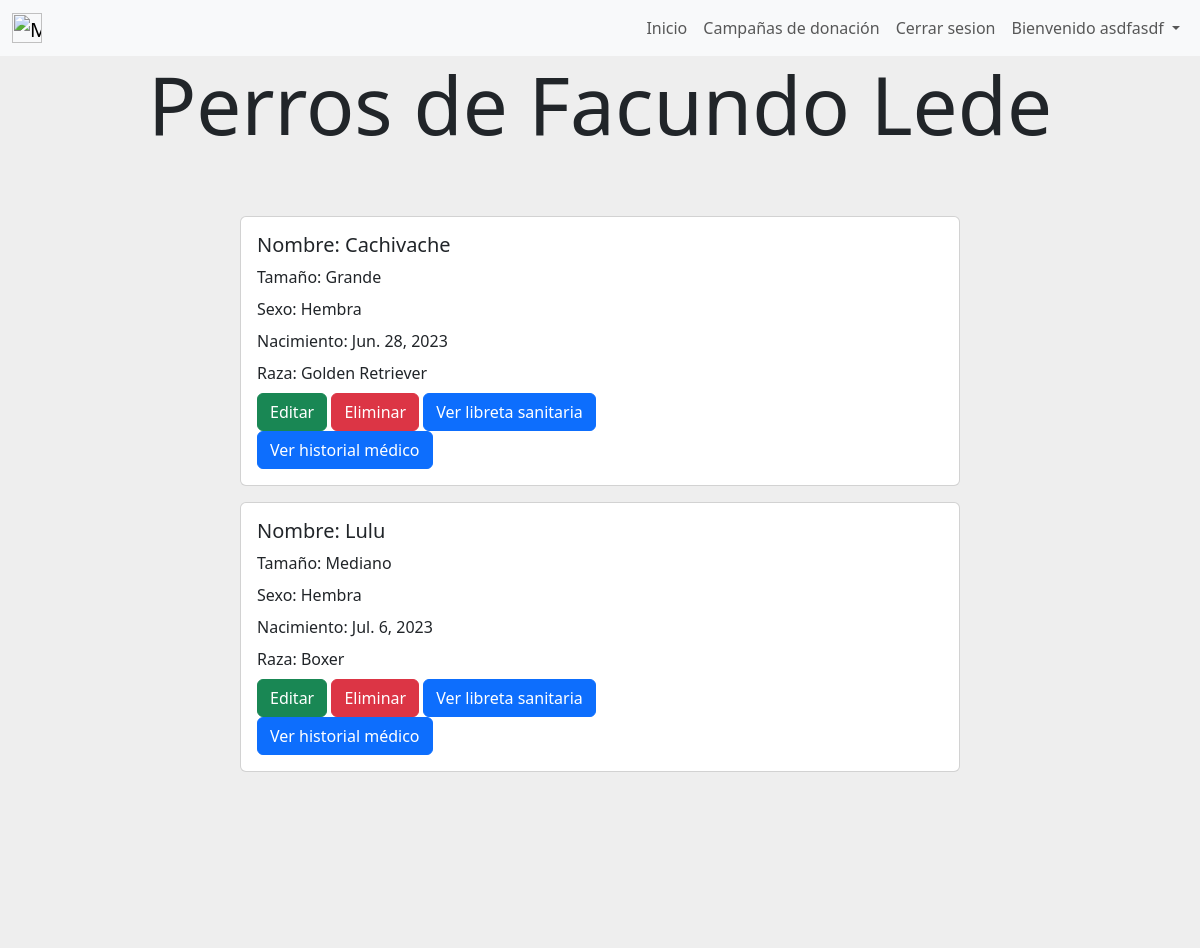
/ver_perros_cliente/2/ (signed in), run on the app's committed database.
### user/models.py (models this page shows)
class User(AbstractUser):
    dni = models.CharField(max_length=8, unique=True)
    email = models.EmailField(unique=True)

### gestion_de_mascotas/models.py (models this page shows, shortened)
class Perro(models.Model):
    nombre = models.CharField(verbose_name="Nombre",max_length=30)
    size = models.CharField(verbose_name="Tamaño", max_length=50)
    owner = models.ForeignKey(User, on_delete=models.CASCADE)
    raza = models.ForeignKey(Raza, on_delete=models.CASCADE, default=None, null=True)
    sexo = models.CharField(max_length=30,null=True, default=None)
    nacimiento = models.DateField()
    class Meta:
        unique_together = (('nombre', 'owner'))
        verbose_name='perro'
        verbose_name_plural='perros'

class Raza(models.Model):
    nombre = models.CharField(max_length=50)
    class Meta():
        verbose_name = "Raza"
        verbose_name_plural = "Razas"
    def __str__(self) :
        return self.nombre

### gestion_de_mascotas/views.py (the view)
# urls.py: path('ver_perros_cliente/<id>/',views.ver_perros_cliente, name= "ver_perros_cliente"),
def ver_perros_cliente(request, id):
    perro_owner = User.objects.get(id=id)
    perros_cliete = Perro.objects.filter(owner = perro_owner)
    return render(request,"gestion_de_mascotas/perros_cliente.html",{'perros':perros_cliete, "cliente":perro_owner})

### gestion_de_mascotas/templates/gestion_de_mascotas/perros_cliente.html (shortened to what this page needs)
{% extends "gestion_de_usuarios/base.html" %}
{% block content %}
{% if user.is_authenticated %}
<div style="background-color:#eee;height: 20%;text-align: center;">
    <h1 class="display-1">Perros de {{cliente.first_name}} {{cliente.last_name}}</h1>
</div>
{% if perros.count == 0 %}
<div style="background-color: #eee;background-position: center;background-size: cover; align-items: center;justify-content: center;display: flex;">
    <div class="card mb-3 element-home-color" style="width: 60%;">
        <div class="row g-0">
            <div class="card">
                <div class="card-body">
                    Aún no hay ningún perro.
                </div>
            </div>
        </div>
    </div>
</div>
{% else %}
        {% for perro in perros %}
        <div style="background-color: #eee;background-position: center;background-size: cover; align-items: center;justify-content: center;display: flex;">
            <div class="card mb-3 element-home-color" style="width: 60%;">
                <div class="row g-0">
                <div class="col-md-8">
                    <div class="card-body">
                    <h5 class="card-title">Nombre: {{perro.nombre}}</h5>
                    <p class="card-title">Tamaño: {{perro.size}}</p>
                    <p class="card-title">Sexo: {{perro.sexo}}</p>
                    <p class="card-title">Nacimiento: {{perro.nacimiento}}</p>
                    <p class="card-title">Raza: {{perro.raza}}</p>
                    <a class="btn btn-success" href="{% url 'editar_perro' perro.id %}" style="color:white;">Editar</a>
                    <a href ="#" class="btn btn-danger" onclick="delete_perro({{perro.id}})" style="color:white;">Eliminar</a>
                    <a href ="{% url 'ver_libreta_sanitaria' perro.id %}" class="btn btn-primary" style="color:white;">Ver libreta sanitaria</a>
                    <a href ="{% url 'ver_historial_medico' perro.id %}" class="btn btn-primary" style="color:white;">Ver historial médico</a>
                    </div>
                </div>
                </div>
            </div>
        </div>
        {% endfor %}
<div style="background-color:#eee;height: 20%;">
</div>
{% endif %}
{% else %}
    <img src="https://st.depositphotos.com/31068556/51146/v/600/depositphotos_511461970-stock-illustration-concept-design-of-an-empty.jpg" class="img-fluid rounded-start" alt="..." style="border-radius: 4px;">
{% endif %}
{% endblock %}

### gestion_de_usuarios/templates/gestion_de_usuarios/base.html (shortened to what this page needs)
<nav class="navbar navbar-expand-lg navbar-light bg-light">
    <div class="container-fluid">
        <a class="navbar-brand mt-2 mt-lg-0" href="{% url 'home' %}">
          <img
            src="https://media.discordapp.net/attachments/1084960115909722185/1098246667553218660/image.png?width=970&height=609"
            height="30"
            alt="MDB Logo"
            loading="lazy"
          />
        </a>
        <div>
        <ul class=" navbar-nav me-auto mb-2 mb-lg-0 ">
          <li class="nav-item">
            <a class="nav-link"  href="{% url 'home' %}">Inicio</a>
          </li>
          <li class="nav-item">
            <a class="nav-link"  href="{% url 'ver_campanias_de_donacion' %}">Campañas de donación</a>
          </li>
          {% if user.is_authenticated %}
            <li class="nav-item">
              <a class="nav-link"  href="{% url 'cerrar_sesion' %}">Cerrar sesion</a>
            </li>
            {% if not user.is_superuser %}
            <li class="nav-item dropdown">
              <div class="dropdown">
                <a class="nav-link dropdown-toggle" href="#" role="button" data-bs-toggle="dropdown" aria-expanded="false">
                  Bienvenido {{user.username}}
                </a>
              </div>
            </li>
            {% endif %}
          {% endif %}
        </ul>
      </div>
    </div>
</nav>
    {% block content %}
    {% endblock %}
    <link href="https://cdn.jsdelivr.net/npm/bootstrap@5.3.0-alpha2/dist/css/bootstrap.min.css" rel="stylesheet">

### data on the page
User: username "asdfasdf"
User: first_name "Facundo", last_name "Lede"
Perro: nombre "Cachivache", size "Grande", sexo "Hembra", nacimiento "Jun. 28, 2023", raza "Golden Retriever"
Perro: nombre "Lulu", size "Mediano", sexo "Hembra", nacimiento "Jul. 6, 2023", raza "Boxer"
